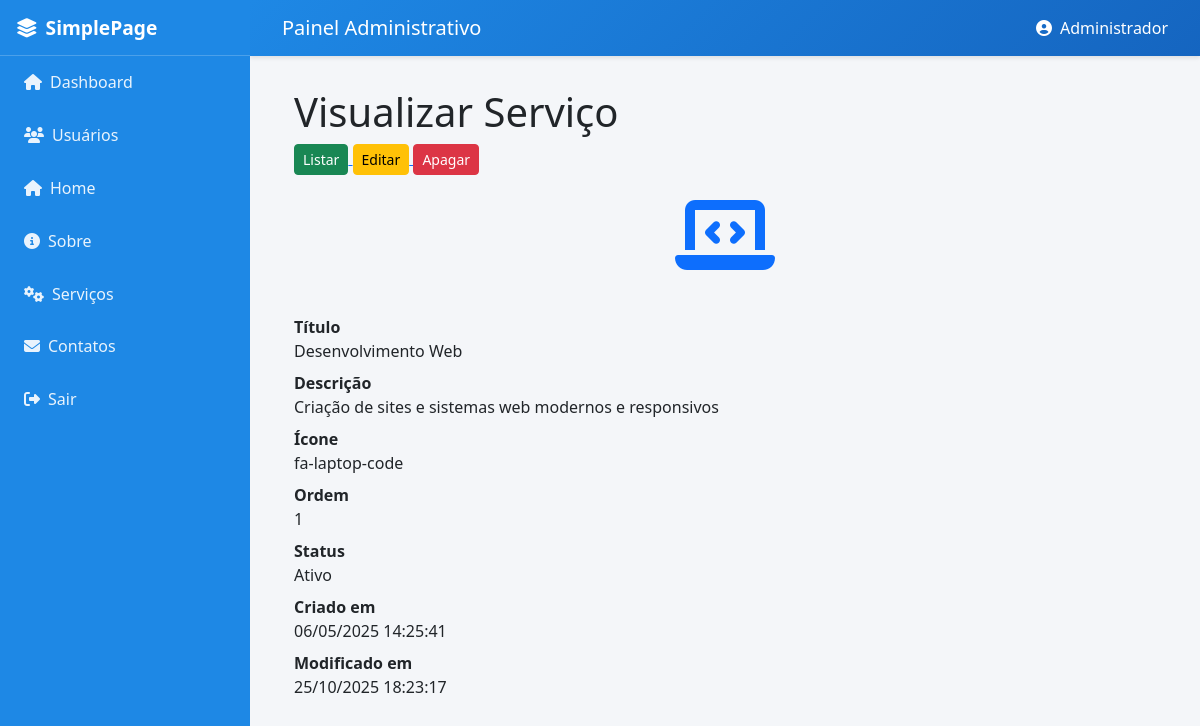
The app's page /adm/administracao.php?link=21&id=1 (signed in) with its own data.
### tables this page shows
CREATE TABLE `servicos` (
  `id` int(11) NOT NULL,
  `titulo` varchar(100) NOT NULL,
  `descricao` text DEFAULT NULL,
  `icone` varchar(50) DEFAULT NULL,
  `ordem` int(11) DEFAULT 0,
  `status` enum('ativo','inativo') DEFAULT 'ativo',
  `created_at` timestamp NOT NULL DEFAULT current_timestamp(),
  `updated_at` timestamp NOT NULL DEFAULT current_timestamp() ON UPDATE current_timestamp()
);

### adm/includes/funcoes.php (called while the page is built, shortened)
<?php
function db_query($sql, $params = []) {
    global $conn;
    $stmt = $conn->prepare($sql);
    $stmt->execute($params);
    return $stmt;
}
function db_fetch_assoc($stmt) {
    return $stmt->fetch(PDO::FETCH_ASSOC);
}

### adm/administrador/visualizar/adm_visual_servico.php (the view, shortened to what this page needs)
<?php
	include_once('./includes/funcoes.php');
	$id = $_GET['id'];
	$result_servico = "SELECT * FROM servicos WHERE id = ? LIMIT 1";
	$stmt_servico = db_query($result_servico, [$id]);
	$row_servico = db_fetch_assoc($stmt_servico);
?>
<div class="container theme-showcase" role="main">
	<div class="page-header">
		<h1>Visualizar Serviço</h1>
	</div>
	<div class="row">
		<div class="pull-right" style="padding-bottom: 20px;">
			<a href="administracao.php?link=18">
				<button type="button" class="btn btn-sm btn-success">Listar</button>
			</a>
			<a href="administracao.php?link=20&id=<?php echo $row_servico['id']; ?>">
				<button type="button" class="btn btn-sm btn-warning">Editar</button>
			</a>
			<a href="#" onclick="confirmarExclusao(<?php echo $row_servico['id']; ?>, '<?php echo addslashes($row_servico['titulo']); ?>')">
				<button type="button" class="btn btn-sm btn-danger">Apagar</button>
			</a>
		</div>
	</div>
    <div class="row" style="margin-bottom:20px;">
      <div class="col-md-12 text-center">
        <i class="fas <?php echo $row_servico['icone']; ?> fa-5x text-primary" style="margin-bottom: 20px;"></i>
      </div>
    </div>
	<dl class="dl-horizontal">
		<dt>Título</dt>
		<dd><?php echo $row_servico['titulo']; ?></dd>
		<dt>Descrição</dt>
		<dd><?php echo $row_servico['descricao']; ?></dd>
		<dt>Ícone</dt>
		<dd><?php echo $row_servico['icone']; ?></dd>
		<dt>Ordem</dt>
		<dd><?php echo $row_servico['ordem']; ?></dd>
		<dt>Status</dt>
		<dd><?php echo isset($row_servico['status']) ? ucfirst($row_servico['status']) : '-'; ?></dd>
		<dt>Criado em</dt>
		<dd><?php
			if(isset($row_servico['created_at'])){
			echo date('d/m/Y H:i:s', strtotime($row_servico['created_at']));
		}?>
		</dd>
		<dt>Modificado em</dt>
		<dd><?php
			if(isset($row_servico['updated_at'])){
			echo date('d/m/Y H:i:s', strtotime($row_servico['updated_at']));
		}?>
		</dd>
	</dl>
</div>

### adm/administracao.php (style rules this page uses)
body { font-family: "Segoe UI", Tahoma, Geneva, Verdana, sans-serif; background-color: #f4f6f9; }

### records on screen
servicos: titulo "Desenvolvimento Web", descricao "Criação de sites e sistemas web modernos e responsivos", icone "fa-laptop-code", ordem "1", status "Ativo", created_at "06/05/2025 14:25:41", updated_at "25/10/2025 18:23:17"

### other values on screen
$_SESSION['usuarioNome'] "Administrador"
